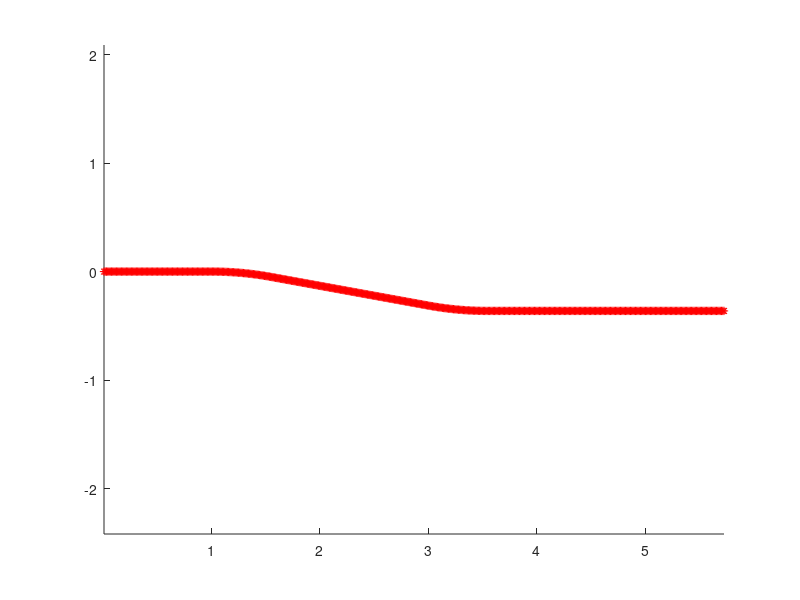

Here is the MATLAB script that generated this plot:
function [] = ParticleSorterSim ()
%      y
%      |
%      Z--x
%     /
%[x y z]
simTime=2*10^-8;%also seconds
steps=500;
deltaT=simTime/steps;%seconds

t=0;


%B field is uniform
c=2.99*10^8;
bAMagnitude=[0,0,1];%units are in teslas
bAArea=[1,-0.17,-0.5;1.54,0.17,.5;];

bBMagnitude=[0,0,-1];%units are in teslas
bBArea=[3,-0.5,-0.5;3.54,-0.2,.5;];

pType=2;
%1 Electron
%2 Proton
%3 Pion
switch pType
    case 1
        chargeMassRatio=1.75*10^11;%in coulombs per kilogram
        vParticle=[.96*c,0,0];
        drawAs='b*';
    case 2
        chargeMassRatio=9.579*10^7;%in coulombs per kilogram
        vParticle=[.96*c,0,0];
        drawAs='r*';       
    case 3
        chargeMassRatio=6.439*10^8;%in coulombs per kilogram
        vParticle=[.96*c,0,0];
        drawAs='g*';
    otherwise
    
end

sParticle=[0,0,0];
hold on;
axis equal;
drawBField(bAArea,bAMagnitude);
drawBField(bBArea,bBMagnitude);

while(t<simTime)
    
    if inside(sParticle,bAArea)
        a=chargeMassRatio*cross(vParticle,bAMagnitude);
    elseif inside(sParticle,bBArea)
        a=chargeMassRatio*cross(vParticle,bBMagnitude);
    else
        a = [0,0,0];
    end
    sParticle=sParticle+vParticle*deltaT+(1/2)*a*deltaT*deltaT;
    vParticle=vParticle+a*deltaT;
    t=t+deltaT;
    plot3(sParticle(1),sParticle(2),sParticle(3),drawAs);
    drawnow;
end
end 

function [isInside] = inside(point,boundingArea)
    isInside=true;
    for i=1:3
        if point(i)>boundingArea(1,i)&&point(i)>boundingArea(2,i)
            isInside=false;
        end   
        if point(i)<boundingArea(1,i)&&point(i)<boundingArea(2,i)
            isInside=false;
        end  
    end
end

function [] = drawBField(bArea,bMagnitude)
    arrowsPerAxis=2;
    bMagnitude=bMagnitude*0.5/norm(bMagnitude);
    for x=min(bArea(:,1)):(max(bArea(:,1))-min(bArea(:,1)))/arrowsPerAxis:max(bArea(:,1))
        for y=min(bArea(:,2)):(max(bArea(:,2))-min(bArea(:,2)))/arrowsPerAxis:max(bArea(:,2))
            for z=min(bArea(:,3)):(max(bArea(:,3))-min(bArea(:,3)))/arrowsPerAxis:max(bArea(:,3))
                quiver3(x,y,z,bMagnitude(1),bMagnitude(2),bMagnitude(3),'black');
            end
        end
    end
end
